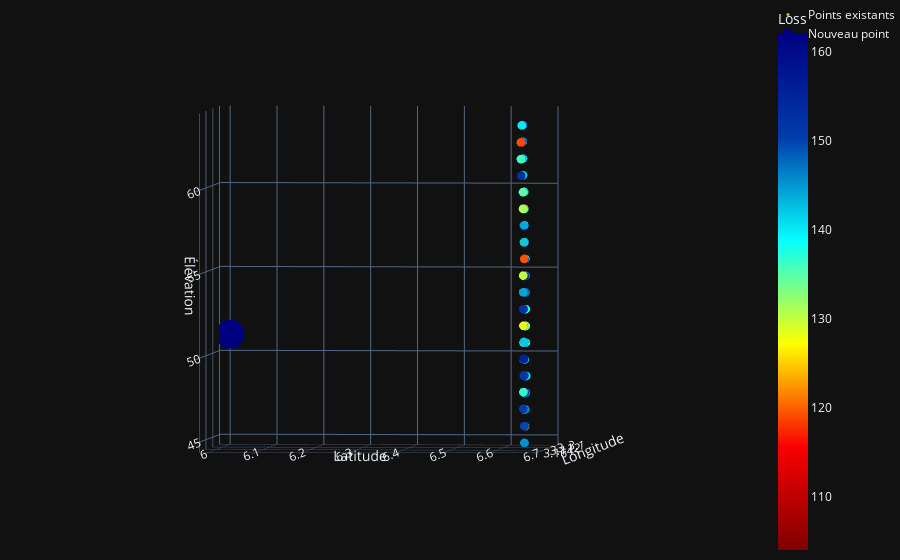

This figure's notebook cell:
### Code cell
import pandas as pd
import plotly.graph_objects as go
PL = pd.read_csv('path-loss.csv')
new_data = pd.DataFrame([{
    'longitude': 3.1,
    'latitude': 6,
    'elevation': 51,
    'altitude': 56,         
    'clutterheight': 6,    
    'distance': 62
}])
predicted_loss = model.predict(new_data)[0]

new_point = {
    'longitude': new_data['longitude'][0],
    'latitude': new_data['latitude'][0],
    'elevation': new_data['elevation'][0],
    'loss': predicted_loss
}


fig = go.Figure()


fig.add_trace(go.Scatter3d(
    x=PL['longitude'],
    y=PL['latitude'],
    z=PL['elevation'],
    mode='markers',
    marker=dict(
        size=3,
        color=PL['loss'], 
        colorscale='jet',
        opacity=0.8,
        reversescale=True,
        colorbar=dict(title='Loss')
    ),
    name="Points existants"
))


fig.add_trace(go.Scatter3d(
    x=[new_point['longitude']],
    y=[new_point['latitude']],
    z=[new_point['elevation']],
    mode='markers',
    marker=dict(
        size=10,
        color=[new_point['loss']], 
        colorscale='jet',          
        cmin=PL['loss'].min(),     
        cmax=PL['loss'].max(),
        opacity=1,
        showscale=False 
    ),
    name="Nouveau point"
))


fig.update_layout(
    template="plotly_dark",
    margin=dict(l=0, r=0, b=0, t=0),
    scene=dict(
        xaxis_title='Longitude',
        yaxis_title='Latitude',
        zaxis_title='Élévation'
    )
)

fig.layout.scene.camera.projection.type = "orthographic"
fig.show()
fig.write_html("vis3D")

### Figure 1 — Plotly figure (JSON) as saved in the notebook; plotly's stock layout.template omitted (floating-point values rounded to 4 significant figures; data arrays with more than 128 entries replaced by an {"elided": "..."} marker saying what was removed)
{"data": [{"marker": {"color": {"elided": "3616 int values"}, "colorbar": {"title": {"text": "Loss"}}, "colorscale": [[0, "rgb(0,0,131)"], [0.2, "rgb(0,60,170)"], [0.4, "rgb(5,255,255)"], [0.6, "rgb(255,255,0)"], [0.8, "rgb(250,0,0)"], [1, "rgb(128,0,0)"]], "opacity": 0.8, "reversescale": true, "size": 3}, "mode": "markers", "name": "Points existants", "type": "scatter3d", "x": {"elided": "3616 float values"}, "y": {"elided": "3616 float values"}, "z": {"elided": "3616 int values"}}, {"marker": {"cmax": 162, "cmin": 104, "color": [-626.1], "colorscale": [[0, "rgb(0,0,131)"], [0.2, "rgb(0,60,170)"], [0.4, "rgb(5,255,255)"], [0.6, "rgb(255,255,0)"], [0.8, "rgb(250,0,0)"], [1, "rgb(128,0,0)"]], "opacity": 1, "showscale": false, "size": 10}, "mode": "markers", "name": "Nouveau point", "type": "scatter3d", "x": [3.1], "y": [6], "z": [51]}], "layout": {"autosize": true, "margin": {"b": 0, "l": 0, "r": 0, "t": 0}, "scene": {"aspectmode": "manual", "aspectratio": {"x": 1.21, "y": 1.21, "z": 1.21}, "camera": {"center": {"x": 0, "y": 0, "z": 0}, "eye": {"x": 2.158, "y": 0.1618, "z": 0.06192}, "projection": {"type": "orthographic"}, "up": {"x": 0, "y": 0, "z": 1}}, "xaxis": {"title": {"text": "Longitude"}, "type": "linear"}, "yaxis": {"title": {"text": "Latitude"}, "type": "linear"}, "zaxis": {"title": {"text": "Élévation"}, "type": "linear"}}}}
